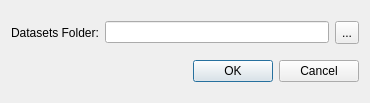
<?xml version="1.0" encoding="UTF-8"?>
<ui version="4.0">
 <class>DatasetsFolder</class>
 <widget class="QDialog" name="DatasetsFolder">
  <property name="geometry">
   <rect>
    <x>0</x>
    <y>0</y>
    <width>370</width>
    <height>103</height>
   </rect>
  </property>
  <property name="windowTitle">
   <string>Specify Datasets Folder</string>
  </property>
  <layout class="QVBoxLayout" name="verticalLayout">
   <item>
    <layout class="QHBoxLayout" name="horizontalLayout_4">
     <item>
      <widget class="QLabel" name="label_2">
       <property name="text">
        <string>Datasets Folder:</string>
       </property>
      </widget>
     </item>
     <item>
      <widget class="QLineEdit" name="datasetsFolder"/>
     </item>
     <item>
      <widget class="QToolButton" name="tbOpenDatasetsFolder">
       <property name="minimumSize">
        <size>
         <width>0</width>
         <height>23</height>
        </size>
       </property>
       <property name="text">
        <string>...</string>
       </property>
      </widget>
     </item>
    </layout>
   </item>
   <item>
    <widget class="QDialogButtonBox" name="buttonBox">
     <property name="orientation">
      <enum>Qt::Horizontal</enum>
     </property>
     <property name="standardButtons">
      <set>QDialogButtonBox::Cancel|QDialogButtonBox::Ok</set>
     </property>
    </widget>
   </item>
  </layout>
 </widget>
 <resources/>
 <connections>
  <connection>
   <sender>buttonBox</sender>
   <signal>accepted()</signal>
   <receiver>DatasetsFolder</receiver>
   <slot>accept()</slot>
   <hints>
    <hint type="sourcelabel">
     <x>248</x>
     <y>254</y>
    </hint>
    <hint type="destinationlabel">
     <x>157</x>
     <y>274</y>
    </hint>
   </hints>
  </connection>
  <connection>
   <sender>buttonBox</sender>
   <signal>rejected()</signal>
   <receiver>DatasetsFolder</receiver>
   <slot>reject()</slot>
   <hints>
    <hint type="sourcelabel">
     <x>316</x>
     <y>260</y>
    </hint>
    <hint type="destinationlabel">
     <x>286</x>
     <y>274</y>
    </hint>
   </hints>
  </connection>
 </connections>
</ui>
